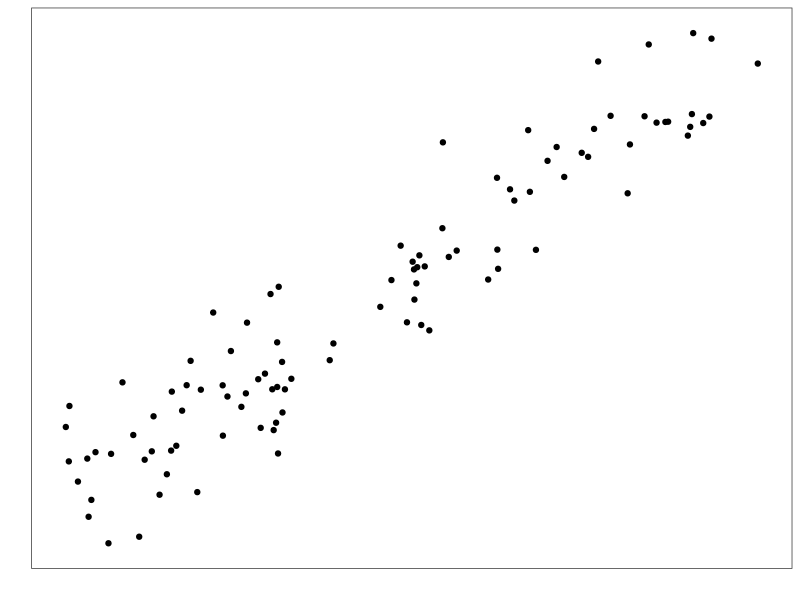
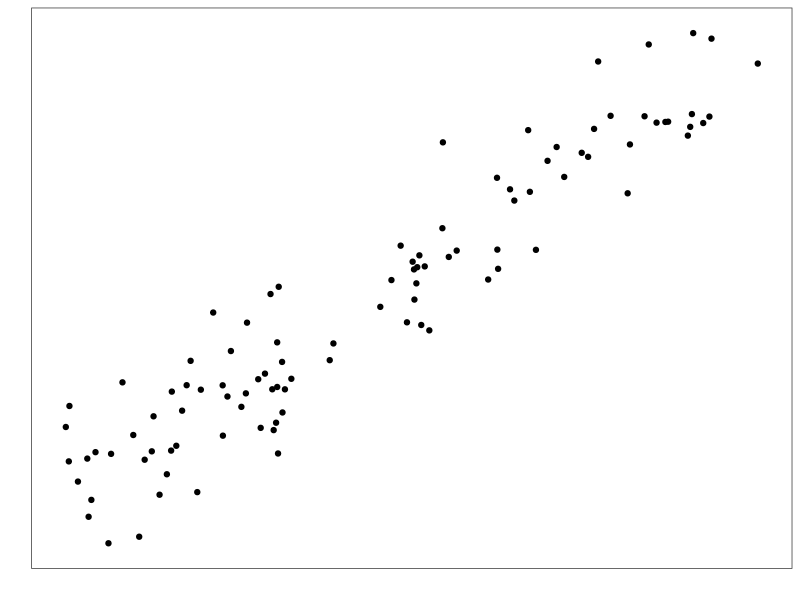
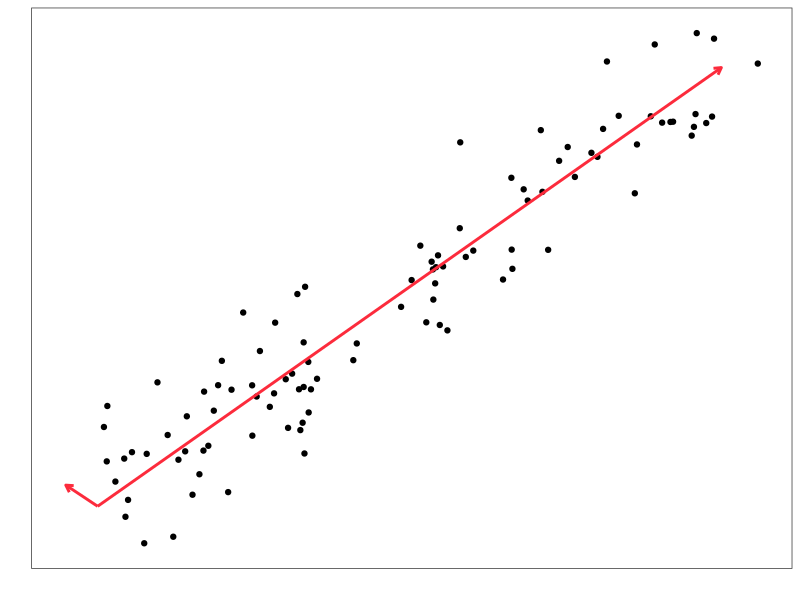

These charts were generated, in order, by the following R code:
library(ggplot2)
library(dplyr)

set.seed(1234)
n <- 100
x1 <- runif(n)
x2 <- x1 + rnorm(n, 0, 0.1)
df <- data.frame(x1, x2)

theme_ga <- theme_bw() +
  theme(
    panel.grid.major = element_blank(),
    panel.grid.minor = element_blank(),
    axis.text = element_blank(),
    axis.ticks = element_blank()
  )

ga_red <- "#FC2B3C"
p1 <- ggplot(df, aes(x1, x2)) +
  theme_ga +
  labs(x = '', y = '') +
  geom_point()
p1

pc <- prcomp(~ x1 + x2, data = df, center = FALSE)

sc1 <- 1/pc$sdev[1]
sc2 <- pc$sdev[2]
pc1_mat <- data.frame(z = c(0, 0), pc1 = -sc1 * pc$rotation[, 1]) %>%
  t() %>%
  data.frame()

pc2_mat <- data.frame(z = c(0, 0), pc2 = sc2 * pc$rotation[, 2]) %>%
  t() %>%
  data.frame()

p2 <- p1 +
  geom_line(data = pc1_mat,
            aes(x1, x2),
            arrow = arrow(length = unit(0.2, 'cm')),
            color = ga_red,
            size = 1) +
  geom_line(data = pc2_mat,
            aes(x1, x2),
            arrow = arrow(length = unit(0.2, 'cm'), ends = 'first'),
            color = ga_red,
            size = 1)

ggsave(file = "p1.png", plot = p1, dpi = 600)
ggsave(file = "p2.png", plot = p2, dpi = 600)
